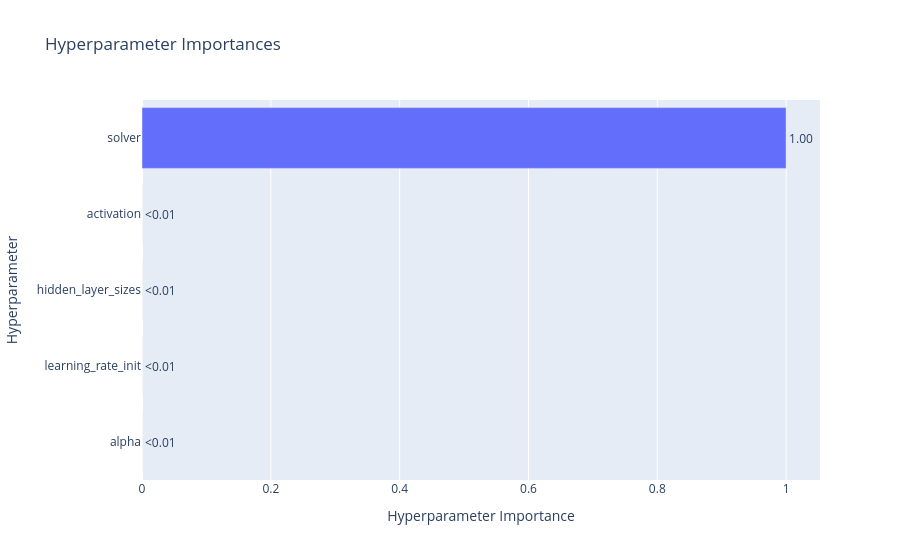

The code cell stored with this chart in its notebook:
### Code cell
optuna.visualization.plot_param_importances(study)

### Figure 1 — Plotly figure (JSON) as saved in the notebook; plotly's stock layout.template omitted (floating-point values rounded to 4 significant figures)
{"data": [{"cliponaxis": false, "hovertemplate": ["alpha (FloatDistribution): 3.4150675220736498e-06<extra></extra>", "learning_rate_init (FloatDistribution): 9.307681215626347e-06<extra></extra>", "hidden_layer_sizes (CategoricalDistribution): 2.5384871182699856e-05<extra></extra>", "activation (CategoricalDistribution): 2.7645203424451546e-05<extra></extra>", "solver (CategoricalDistribution): 0.999934247176655<extra></extra>"], "name": "Objective Value", "orientation": "h", "text": ["<0.01", "<0.01", "<0.01", "<0.01", "1.00"], "textposition": "outside", "type": "bar", "x": [3.415e-06, 9.308e-06, 2.538e-05, 2.765e-05, 0.9999], "y": ["alpha", "learning_rate_init", "hidden_layer_sizes", "activation", "solver"]}], "layout": {"title": {"text": "Hyperparameter Importances"}, "xaxis": {"title": {"text": "Hyperparameter Importance"}}, "yaxis": {"title": {"text": "Hyperparameter"}}}}
